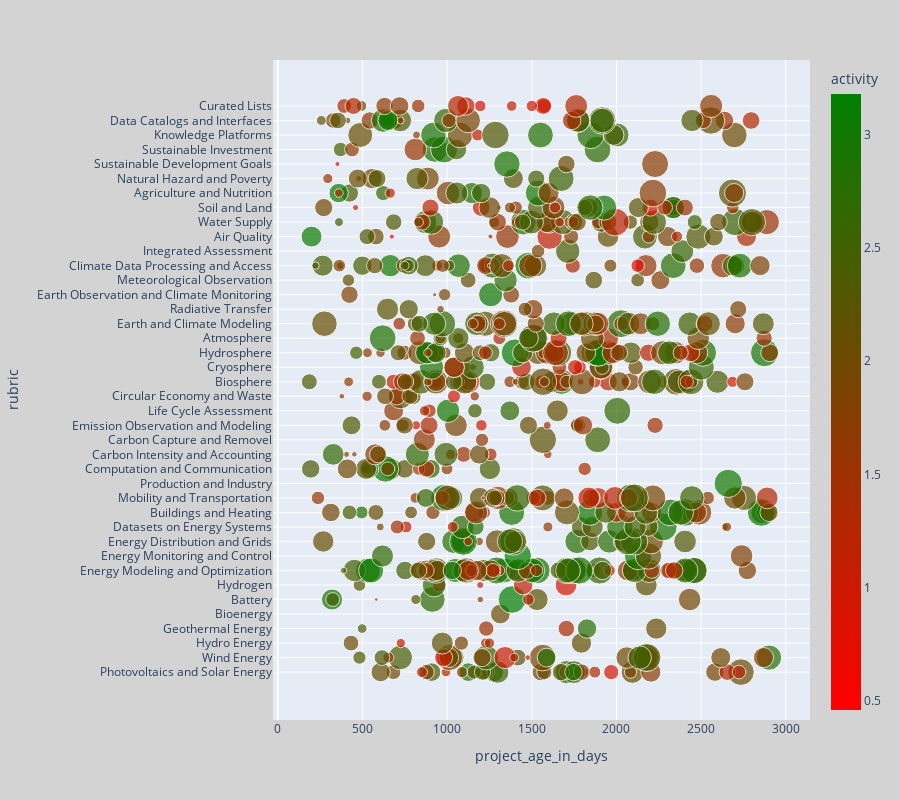

Here is the notebook cell this chart was saved with:
### Code cell
import plotly.express as px

fig = px.scatter(df.query("project_age_in_days<365*8"), x="project_age_in_days", y="rubric",
                 size="size", color="activity",
                 hover_name="git_url", size_max=20, color_continuous_scale=["red","green"])

fig.update_layout(
    paper_bgcolor="lightgray",
    height=800,  # Added parameter
)

### Figure 1 — Plotly figure (JSON) as saved in the notebook; plotly's stock layout.template omitted (floating-point values rounded to 4 significant figures; data arrays with more than 128 entries replaced by an {"elided": "..."} marker saying what was removed)
{"data": [{"hovertemplate": "<b>%{hovertext}</b><br><br>project_age_in_days=%{x}<br>rubric=%{y}<br>size=%{marker.size}<br>activity=%{marker.color}<extra></extra>", "hovertext": {"elided": "692 str values"}, "legendgroup": "", "marker": {"color": {"elided": "692 float values"}, "coloraxis": "coloraxis", "size": {"elided": "692 float values"}, "sizemode": "area", "sizeref": 0.00992, "symbol": "circle"}, "mode": "markers", "name": "", "orientation": "h", "showlegend": false, "type": "scatter", "x": {"elided": "692 int values"}, "xaxis": "x", "y": {"elided": "692 str values"}, "yaxis": "y"}], "layout": {"coloraxis": {"colorbar": {"title": {"text": "activity"}}, "colorscale": [[0, "red"], [1, "green"]]}, "height": 800, "legend": {"itemsizing": "constant", "tracegroupgap": 0}, "margin": {"t": 60}, "paper_bgcolor": "lightgray", "xaxis": {"anchor": "y", "domain": [0, 1], "title": {"text": "project_age_in_days"}}, "yaxis": {"anchor": "x", "domain": [0, 1], "title": {"text": "rubric"}}}}
